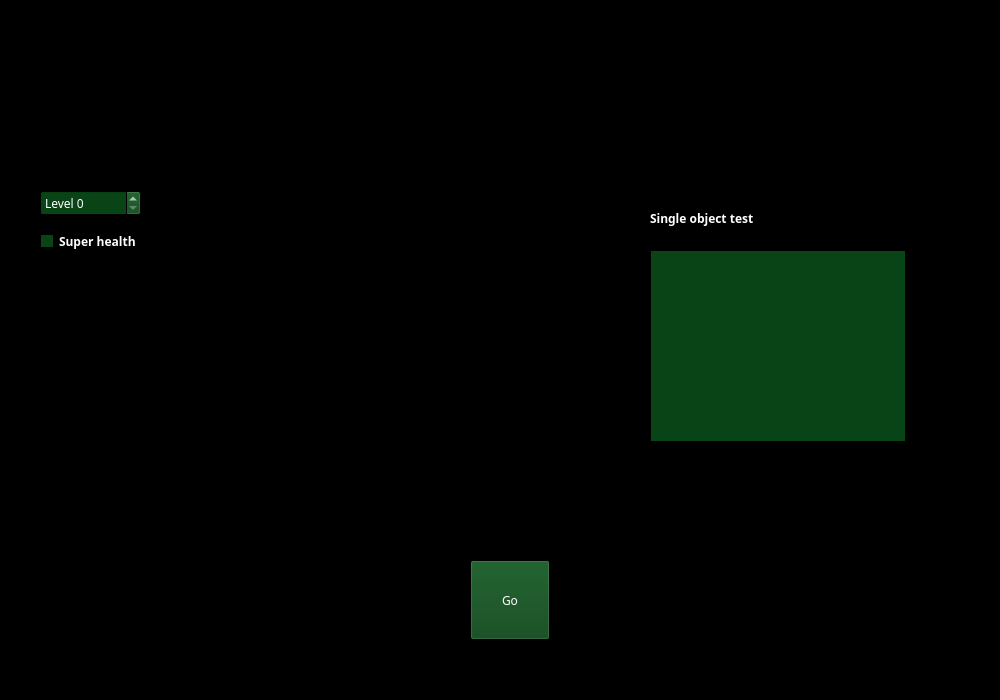
<?xml version="1.0" encoding="UTF-8"?>
<ui version="4.0">
 <class>cheat_page</class>
 <widget class="QWidget" name="cheat_page">
  <property name="geometry">
   <rect>
    <x>0</x>
    <y>0</y>
    <width>1000</width>
    <height>700</height>
   </rect>
  </property>
  <property name="palette">
   <palette>
    <active>
     <colorrole role="WindowText">
      <brush brushstyle="SolidPattern">
       <color alpha="255">
        <red>255</red>
        <green>255</green>
        <blue>255</blue>
       </color>
      </brush>
     </colorrole>
     <colorrole role="Button">
      <brush brushstyle="SolidPattern">
       <color alpha="255">
        <red>9</red>
        <green>68</green>
        <blue>22</blue>
       </color>
      </brush>
     </colorrole>
     <colorrole role="Light">
      <brush brushstyle="SolidPattern">
       <color alpha="255">
        <red>211</red>
        <green>215</green>
        <blue>207</blue>
       </color>
      </brush>
     </colorrole>
     <colorrole role="Text">
      <brush brushstyle="SolidPattern">
       <color alpha="255">
        <red>255</red>
        <green>255</green>
        <blue>255</blue>
       </color>
      </brush>
     </colorrole>
     <colorrole role="BrightText">
      <brush brushstyle="SolidPattern">
       <color alpha="255">
        <red>237</red>
        <green>212</green>
        <blue>0</blue>
       </color>
      </brush>
     </colorrole>
     <colorrole role="ButtonText">
      <brush brushstyle="SolidPattern">
       <color alpha="255">
        <red>255</red>
        <green>255</green>
        <blue>255</blue>
       </color>
      </brush>
     </colorrole>
     <colorrole role="Base">
      <brush brushstyle="SolidPattern">
       <color alpha="255">
        <red>9</red>
        <green>68</green>
        <blue>22</blue>
       </color>
      </brush>
     </colorrole>
     <colorrole role="Window">
      <brush brushstyle="SolidPattern">
       <color alpha="255">
        <red>0</red>
        <green>0</green>
        <blue>0</blue>
       </color>
      </brush>
     </colorrole>
     <colorrole role="PlaceholderText">
      <brush brushstyle="SolidPattern">
       <color alpha="0">
        <red>255</red>
        <green>255</green>
        <blue>255</blue>
       </color>
      </brush>
     </colorrole>
    </active>
    <inactive>
     <colorrole role="WindowText">
      <brush brushstyle="SolidPattern">
       <color alpha="255">
        <red>255</red>
        <green>255</green>
        <blue>255</blue>
       </color>
      </brush>
     </colorrole>
     <colorrole role="Button">
      <brush brushstyle="SolidPattern">
       <color alpha="255">
        <red>9</red>
        <green>68</green>
        <blue>22</blue>
       </color>
      </brush>
     </colorrole>
     <colorrole role="Light">
      <brush brushstyle="SolidPattern">
       <color alpha="255">
        <red>211</red>
        <green>215</green>
        <blue>207</blue>
       </color>
      </brush>
     </colorrole>
     <colorrole role="Text">
      <brush brushstyle="SolidPattern">
       <color alpha="255">
        <red>255</red>
        <green>255</green>
        <blue>255</blue>
       </color>
      </brush>
     </colorrole>
     <colorrole role="BrightText">
      <brush brushstyle="SolidPattern">
       <color alpha="255">
        <red>237</red>
        <green>212</green>
        <blue>0</blue>
       </color>
      </brush>
     </colorrole>
     <colorrole role="ButtonText">
      <brush brushstyle="SolidPattern">
       <color alpha="255">
        <red>255</red>
        <green>255</green>
        <blue>255</blue>
       </color>
      </brush>
     </colorrole>
     <colorrole role="Base">
      <brush brushstyle="SolidPattern">
       <color alpha="255">
        <red>9</red>
        <green>68</green>
        <blue>22</blue>
       </color>
      </brush>
     </colorrole>
     <colorrole role="Window">
      <brush brushstyle="SolidPattern">
       <color alpha="255">
        <red>0</red>
        <green>0</green>
        <blue>0</blue>
       </color>
      </brush>
     </colorrole>
     <colorrole role="PlaceholderText">
      <brush brushstyle="SolidPattern">
       <color alpha="0">
        <red>255</red>
        <green>255</green>
        <blue>255</blue>
       </color>
      </brush>
     </colorrole>
    </inactive>
    <disabled>
     <colorrole role="WindowText">
      <brush brushstyle="SolidPattern">
       <color alpha="255">
        <red>190</red>
        <green>190</green>
        <blue>190</blue>
       </color>
      </brush>
     </colorrole>
     <colorrole role="Button">
      <brush brushstyle="SolidPattern">
       <color alpha="255">
        <red>9</red>
        <green>68</green>
        <blue>22</blue>
       </color>
      </brush>
     </colorrole>
     <colorrole role="Light">
      <brush brushstyle="SolidPattern">
       <color alpha="255">
        <red>211</red>
        <green>215</green>
        <blue>207</blue>
       </color>
      </brush>
     </colorrole>
     <colorrole role="Text">
      <brush brushstyle="SolidPattern">
       <color alpha="255">
        <red>190</red>
        <green>190</green>
        <blue>190</blue>
       </color>
      </brush>
     </colorrole>
     <colorrole role="BrightText">
      <brush brushstyle="SolidPattern">
       <color alpha="255">
        <red>237</red>
        <green>212</green>
        <blue>0</blue>
       </color>
      </brush>
     </colorrole>
     <colorrole role="ButtonText">
      <brush brushstyle="SolidPattern">
       <color alpha="255">
        <red>190</red>
        <green>190</green>
        <blue>190</blue>
       </color>
      </brush>
     </colorrole>
     <colorrole role="Base">
      <brush brushstyle="SolidPattern">
       <color alpha="255">
        <red>0</red>
        <green>0</green>
        <blue>0</blue>
       </color>
      </brush>
     </colorrole>
     <colorrole role="Window">
      <brush brushstyle="SolidPattern">
       <color alpha="255">
        <red>0</red>
        <green>0</green>
        <blue>0</blue>
       </color>
      </brush>
     </colorrole>
     <colorrole role="PlaceholderText">
      <brush brushstyle="SolidPattern">
       <color alpha="0">
        <red>255</red>
        <green>255</green>
        <blue>255</blue>
       </color>
      </brush>
     </colorrole>
    </disabled>
   </palette>
  </property>
  <property name="font">
   <font>
    <family>Sans Serif</family>
   </font>
  </property>
  <property name="windowTitle">
   <string>Cheat</string>
  </property>
  <property name="autoFillBackground">
   <bool>true</bool>
  </property>
  <widget class="QPushButton" name="go_button">
   <property name="geometry">
    <rect>
     <x>470</x>
     <y>560</y>
     <width>80</width>
     <height>80</height>
    </rect>
   </property>
   <property name="text">
    <string>Go</string>
   </property>
  </widget>
  <widget class="QCheckBox" name="super_health">
   <property name="geometry">
    <rect>
     <x>40</x>
     <y>230</y>
     <width>151</width>
     <height>23</height>
    </rect>
   </property>
   <property name="palette">
    <palette>
     <active>
      <colorrole role="Button">
       <brush brushstyle="SolidPattern">
        <color alpha="255">
         <red>78</red>
         <green>154</green>
         <blue>6</blue>
        </color>
       </brush>
      </colorrole>
     </active>
     <inactive>
      <colorrole role="Button">
       <brush brushstyle="SolidPattern">
        <color alpha="255">
         <red>78</red>
         <green>154</green>
         <blue>6</blue>
        </color>
       </brush>
      </colorrole>
     </inactive>
     <disabled>
      <colorrole role="Button">
       <brush brushstyle="SolidPattern">
        <color alpha="255">
         <red>78</red>
         <green>154</green>
         <blue>6</blue>
        </color>
       </brush>
      </colorrole>
     </disabled>
    </palette>
   </property>
   <property name="font">
    <font>
     <family>Sans</family>
     <weight>75</weight>
     <bold>true</bold>
    </font>
   </property>
   <property name="text">
    <string>Super health</string>
   </property>
  </widget>
  <widget class="QSpinBox" name="level">
   <property name="geometry">
    <rect>
     <x>40</x>
     <y>190</y>
     <width>101</width>
     <height>26</height>
    </rect>
   </property>
   <property name="suffix">
    <string/>
   </property>
   <property name="prefix">
    <string>Level </string>
   </property>
   <property name="maximum">
    <number>999</number>
   </property>
  </widget>
  <widget class="QListWidget" name="game_object">
   <property name="geometry">
    <rect>
     <x>650</x>
     <y>250</y>
     <width>256</width>
     <height>192</height>
    </rect>
   </property>
   <property name="font">
    <font>
     <family>Sans</family>
    </font>
   </property>
   <property name="sortingEnabled">
    <bool>true</bool>
   </property>
  </widget>
  <widget class="QLabel" name="label_2">
   <property name="geometry">
    <rect>
     <x>650</x>
     <y>210</y>
     <width>191</width>
     <height>17</height>
    </rect>
   </property>
   <property name="font">
    <font>
     <family>Sans</family>
     <weight>75</weight>
     <bold>true</bold>
    </font>
   </property>
   <property name="text">
    <string>Single object test</string>
   </property>
  </widget>
 </widget>
 <resources/>
 <connections/>
</ui>
